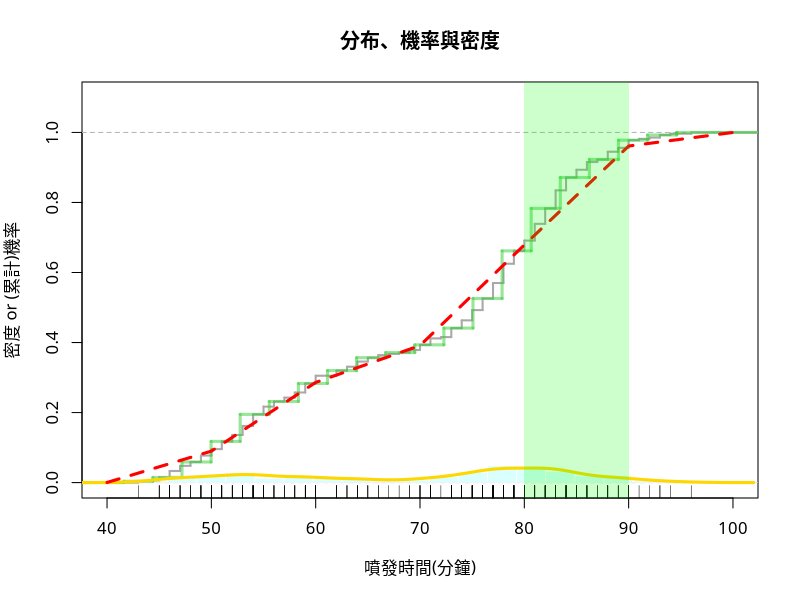
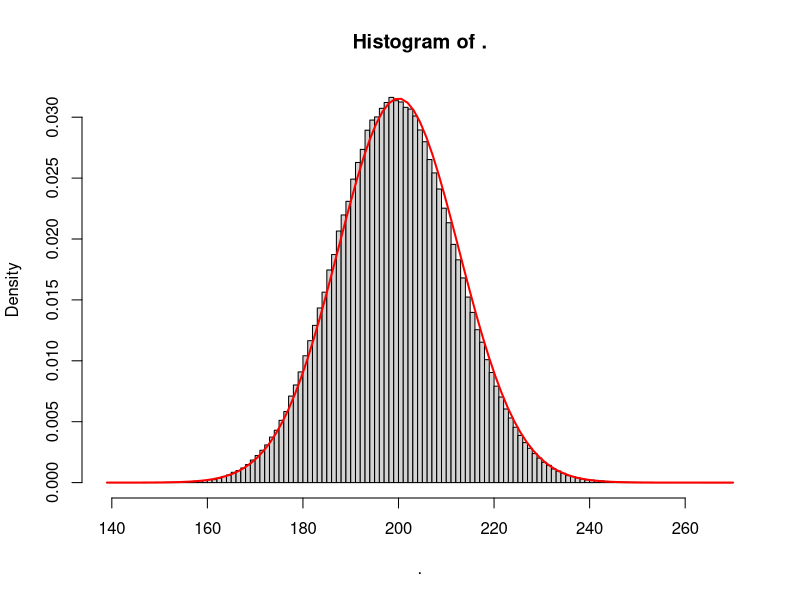

Write R code to recreate these figures, in order.
## ---- chunk 1
D = faithful$waiting  # copy to a short name


knitr::opts_chunk$set(echo = TRUE)

library(dplyr)
## ---- chunk 2

# Frame
plot(0,0,xlim=c(40,100),ylim=c(0,1.1),xlab="噴發時間(分鐘)", 
     ylab="密度 or (累計)機率", main="分布、機率與密度",family="Arial Unicode MS")
abline(h=1, col='lightgray', lwd=0.25, lty=2)

# Empirical PDF
rug(D)
# Empirical CDF
plot(ecdf(D), cex=0, verticals=T, lwd=2, col='darkgray', add=T)

# Histogram PDF
Bins = 20                             # no. bins
bx = seq(min(D), max(D), length=Bins) # break sequence 
hist(D, col="#B3FFFF7F", border="white", ylim=c(0,1.1),
     freq=F, breaks=bx, add=T)
abline(h=0, col='lightgray', lwd=0.25)
# Histogram CDF
adj = (bx[2] - bx[1])/2
steps = stepfun(bx-adj, c(0, sapply(bx, function(b) mean(D <= b))))
plot(steps, cex=0, col='#33CC337F', lwd=3, lty=1, add=T)

# Smooth PDF
Adjust = 0.5    # bandwidth adjustment
DEN = density(D, adjust = Adjust)
lines(DEN, col='gold', lwd=3)
# Smooth CDF
PDF = approxfun(DEN$x, DEN$y, yleft=0, yright=0)
x = seq(40,100,10)
y = sapply(x, function(i) integrate(PDF, -Inf, i)$value)
lines(x, y, col='red', lwd=3, lty=2) 

# Mark Range
x1 = 80; x2 = 90
rect(x1,-0.1,x2,1.2,col= rgb(0,1,0,alpha=0.2),border=NA)
# x = seq(x1, x2, length=100)
# polygon(c(x, x2, x1),  c(PDF(x), 0, 0), col="#FF99003F", border=NA)
# Calculate Probability
(integrate(PDF, x1, x2)$value)

###############################
library('dplyr')
rbinom(1000000, 1000, 0.2) %>% hist(breaks=100,freq=F)
curve(dnorm(x,mean=200,sd=sqrt(160)), col='red', lwd=2, add=T)
## ---- chunk 3
D =faithful$eruptions
x=seq(1,6,1/6)
Y=function(x){prob= integrate(PDF, x, (x+1/6))$value
95*prob+(-5)*(1-prob)}
exp=sapply(x,Y)
a=data.frame(x,exp)
a[a$exp>0,]
